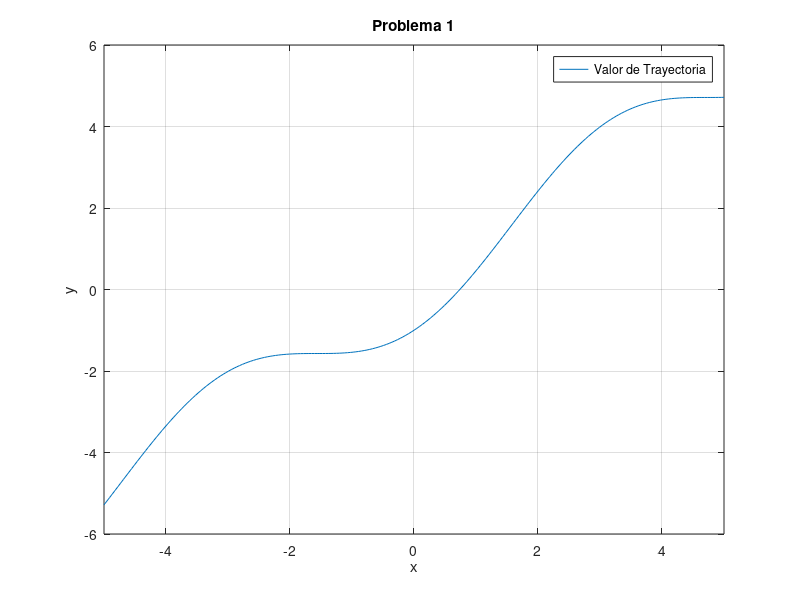

Here is the MATLAB script that generated this plot: (Note: this script raises an error after producing the figure.)
% F1013B.4 - Modelación Computacional de Sistemas Elétricos
% Profesor: Héctor Hernández de la Cerda
% Alumno: Alberto Horacio Orozco Ramos      Matrícula: A00831719
% Fecha: 11/Abril/21

% RESOLUCIÓN DE EJERCICIOS DE CLASE
%% Ejercicio 1

clc;
clear;
close all;

x = [-10 10] %Dejamos el intervalo como esta ya que solo existe una intersección con el eje x

f = @(x) x - cos(x)

figure("Name",'Ejercicio 1')
fplot(f)
title('Problema 1')
xlabel('x')
ylabel('y')
legend('Valor de Trayectoria')
grid on
hline = refline(0,0)
hline.Color = 'r'

[raiz,Iteraciones] = MetodoBiseccion(f,-10,10,0.1,x)
disp('Comprobación con el comando fzero:')
disp(fzero(f,x))
%% Ejercicio 2

clc;
clear;
close all;

x = [0.5 5] %Al tratarse de una gráfica cóncava hacia arriba existen 2 intersecciones en el eje de las x,
%por lo que reduje el rango a uno más preciso en donde solo exista una interseccion

f = @(x) x^2 - sin(x)

figure("Name",'Ejercicio 2')
fplot(f)
title('Problema 2')
xlabel('x')
ylabel('y')
legend('Valor de Trayectoria')
grid on
hline = refline(0,0)
hline.Color = 'r'

[raiz,Iteraciones] = MetodoBiseccion(f,0.5,5,0.1,x)
disp('Comprobación con el comando fzero:')
disp(fzero(f,x))
%% Ejercicio 3

clc;
clear;
close all;

x = [0.5 5] %Reduje el rango de forma que solo tomamos en cuenta un sección en la cual solo existe una interseccion con el eje de las x's

f = @(x) x*log(x)

figure("Name",'Ejercicio 3')
fplot(f)
title('Problema 3')
xlabel('x')
ylabel('y')
legend('Valor de Trayectoria')
grid on
hline = refline(0,0)
hline.Color = 'r'

[raiz,Iteraciones] = MetodoBiseccion(f,0.5,5,0.1,x)
disp('Comprobación con el comando fzero:')
disp(fzero(f,x))
%% Ejercicio 4

clc;
clear;
close all;

x = [0 3] %Reduje el rango de forma que solo tomamos en cuenta un sección en la cual solo existe una interseccion con el eje de las x's

f = @(x) exp(0.3)-(x.^2)

figure("Name",'Ejercicio 4')
fplot(f)
title('Problema 4')
xlabel('x')
ylabel('y')
legend('Valor de Trayectoria')
grid on
hline = refline(0,0)
hline.Color = 'r'

[raiz,Iteraciones] = MetodoBiseccion(f,0,3,0.1,x)
disp('Comprobación con el comando fzero:')
disp(fzero(f,x))
%% Ejercicio 5

clc;
clear;
close all;

x = [-10 10] %Dejamos el intervalo como esta ya que no presenta dificultades con tener varias intersecciones con el eje x
% x = [0 2] % Da un resultado similar al del intervalo [-10 10]
% x = [-3 -1] % Da un resultado aproximado al del intervalo [-10 10]
f = @(x) 2.*cos(x) - (x^1/2)/2

figure("Name",'Ejercicio 5')
fplot(f)
title('Problema 5')
xlabel('x')
ylabel('y')
legend('Valor de Trayectoria')
grid on
hline = refline(0,0)
hline.Color = 'r'

[raiz,Iteraciones] = MetodoBiseccion(f,-10,10,0.1,x)
disp('Comprobación con el comando fzero:')
disp(fzero(f,x))